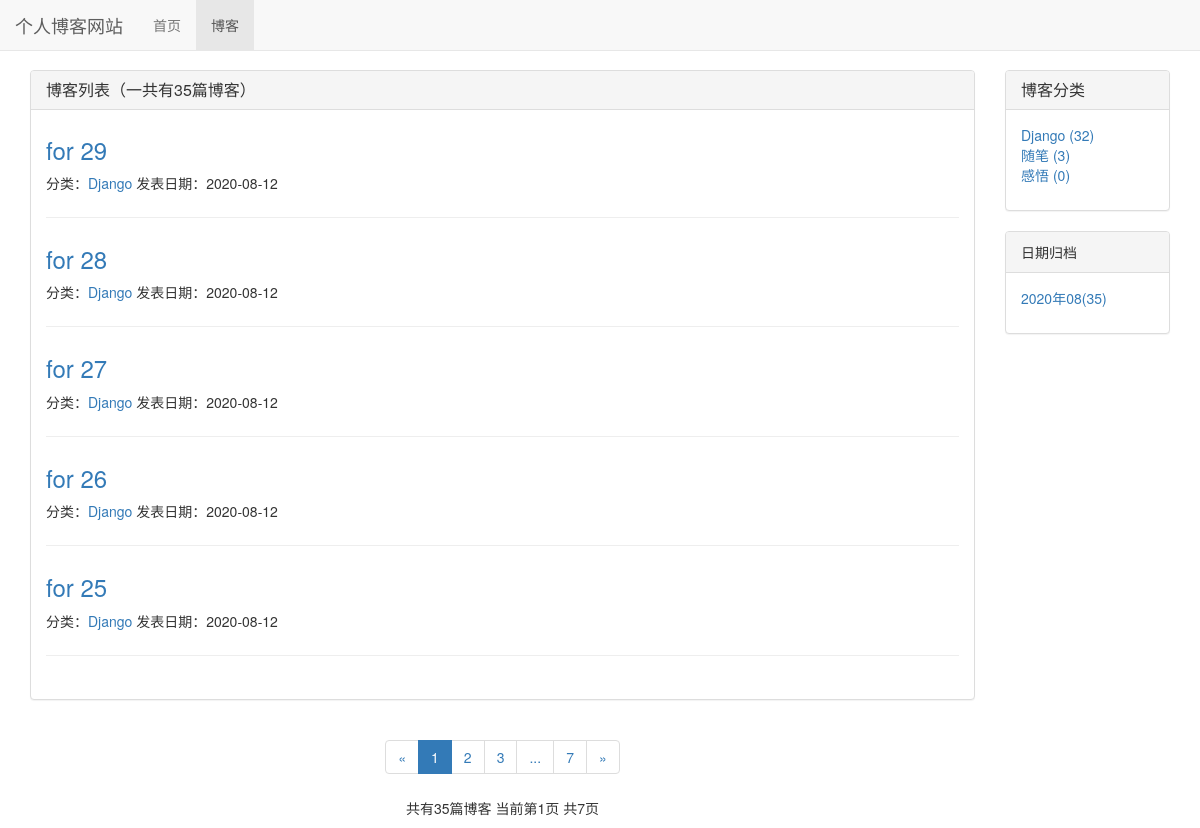
Screenshot of /blog/ with the database file from the repository.
### blog/models.py (models this page shows, shortened)
class Blog(models.Model):
	title = models.CharField(max_length=50)
	blog_type = models.ForeignKey(BlogType,on_delete=models.DO_NOTHING)
	content = MDTextField()
	author = models.ForeignKey(User, on_delete=models.DO_NOTHING)
	created_time = models.DateTimeField(auto_now_add=True)
	last_update_time = models.DateTimeField(auto_now=True)
	class Meta:
		ordering = ['-created_time']

class BlogType(models.Model):
	type_name = models.CharField(max_length=15)
	def __str__(self):
		return self.type_name

### blog/views.py (the view)
# urls.py: path('',views.blog_list,name='blog_list'),
def blog_list(request):
    blogs_all_list = Blog.objects.all()
    context = get_blog_list_common_date(request,blogs_all_list)
    return render_to_response('blog/blog_list.html', context)

### blog/templates/blog/blog_list.html (shortened to what this page needs)
{% extends 'base.html' %}
{% block nav_list_active %}
    active
{% endblock %}
{% load staticfiles %}
{% block head_extends %}
    <link rel="stylesheet" href="{% static 'blog/blog.css' %}">
{% endblock %}
{% block content %}
    <div class="container">
        <div class="row">
            <div class="col-xs-12 col-sm-8 col-md-9 col-lg-10">
                <div class="panel panel-default">
                    <div class="panel-heading">
                        <h3 class="panel-title">{% block blog_list_title %}博客列表（一共有{{ page_of_blogs.paginator.count }}篇博客）</h3>
                    {% endblock %}</div>
                    <div class="panel-body">
                        {% for blog in blogs %}
                            <div class="blog">
                                <h3><a href="{% url 'blog_detail' blog.pk %}">{{ blog.title }}</a></h3>
                                <p class="blog-info">
                                    分类：<a href="{% url 'blog_with_type' blog.blog_type.pk %}">{{ blog.blog_type }}</a>
                                    发表日期：{{ blog.created_time|date:"Y-m-d" }}
                                </p>
                            </div>
                        {% empty %}
                            <div class="blog">
                                <h3>--暂无博客，敬请期待--</h3>
                            </div>
                        {% endfor %}
                    </div>
                </div>
                <div class="paginator">
                    <ul class="pagination">
                        <li>
                            {% if page_of_blogs.has_previous %}
                                <a href="?page={{ page_of_blogs.previous_page_number }}" aria-label="Previous">
                                    <span aria-hidden="true">&laquo;</span>
                                </a>
                            {% else %}
                                <span aria-hidden="true">&laquo;</span>
                            {% endif %}
                        </li>
                            {% for page_num in page_range %}
                                {% if page_num == page_of_blogs.number %}
                                    <li class="active"><span>{{ page_num }}</span></li>
                                {% else %}
                                    {% if page_num == '...' %}
                                        <li><span>{{ page_num }}</span></li>
                                    {% else %}
                                        <li><a href="?page={{ page_num }}">{{ page_num }}</a></li>
                                    {% endif %}
                                {% endif %}
                            {% endfor %}
                        <li>
                            {% if page_of_blogs.has_next %}
                                <a href="?page={{ page_of_blogs.next_page_number }}" aria-label="Next">
                                    <span aria-hidden="true">&raquo;</span>
                                </a>
                            {% else %}
                                <span aria-hidden="true">&raquo;</span>
                            {% endif %}
                        </li>
                    </ul>
                    <p>
                            共有{{ page_of_blogs.paginator.count }}篇博客 当前第{{ page_of_blogs.number }}页 共{{ page_of_blogs.paginator.num_pages }}页
                    </p>
                </div>
            </div>
            <div class="hidden-xs col-sm-4 col-md-3 col-lg-2">
                <div class="panel panel-default">
                  <div class="panel-heading">
                    <h3 class="panel-title">博客分类</h3>
                  </div>
                  <div class="panel-body">
                      <ul class="blog-types">
                        {% for blog_type in blog_types %}
                            <li>
                                <a href="{% url 'blog_with_type' blog_type.pk %}">
                                    {{ blog_type.type_name }} ({{ blog_type.blog_count }})
                            </a></li>
                        {% empty %}
                            <li>暂无分类</li>
                        {% endfor %}
                        </ul>
                  </div>
                </div>
                <div class = "panel panel-default">
                    <div class="panel-heading">日期归档</div>
                    <div class="panel-body">
                        <ul>
                            {% for blog_date, blog_count in blog_dates.items%}
                                <li>
                                    <a href="{% url 'blogs_with_date' blog_date.year blog_date.month %}">
                                        {{ blog_date|date:"Y年m" }}({{ blog_count }})
                                    </a></li>
                            {% endfor %}
                        </ul>
                    </div>
                </div>
            </div>
        </div>
    </div>
{% endblock %}

### templates/base.html (shortened to what this page needs)
{% load staticfiles %}
<!doctype html>
<html lang="zh-CN">
<head>
    <link rel="stylesheet" href="{% static 'base.css' %}">
    <link rel="stylesheet" href="{% static 'bootstrap-3.3.7/css/bootstrap.min.css' %}">
    <link rel="stylesheet" href="{% static 'code.css' %}" />
    {% block head_extends %}{% endblock %}
</head>
<body>
    <div class="navbar navbar-default navbar-fixed-top" role="navigation">
        <div class="container-fluid">
            <div class="navbar-header">
                <a class="navbar-brand" href="{% url 'home' %}">个人博客网站
                </a>
            </div>
            <div class="collapse navbar-collapse" id="navbar-collapse">
                <ul class="nav navbar-nav">
                    <li class ="{% block nav_home_active %}{% endblock %}">
                        <a href="/">首页</a>
                    </li>
                    <li class ="{% block nav_list_active %}{% endblock %}">
                        <a href="{% url 'blog_list' %}">博客</a>
                    </li>
                </ul>
            </div>
        </div>
    </div>
    {% block content %}{% endblock %}
</body>
</html>

### static/base.css (style rules this page uses)
* { margin: 0; padding: 0; }
body { margin-top: 70px!important; }
ul { list-style-type: none; }

### blog/static/blog/blog.css (style rules this page uses)
ul.blog-types { list-style-type: none; }
div.blog:not(last-child) { margin-bottom: 2em; padding-bottom: 1em; border-bottom: 1px solid #eee; }
div.blog h3 { margin-top: 0.5em; }
div.blog p.blog-info { margin-bottom: 0; }
div.paginator { text-align: center; }

### rows the page displays
Blog: title "for 29", blog_type "Django", created_time "2020-08-12"
Blog: title "for 28", blog_type "Django", created_time "2020-08-12"
Blog: title "for 27", blog_type "Django", created_time "2020-08-12"
Blog: title "for 26", blog_type "Django", created_time "2020-08-12"
Blog: title "for 25", blog_type "Django", created_time "2020-08-12"
BlogType: type_name "Django", blog_count "32"
BlogType: type_name "随笔", blog_count "3"
BlogType: type_name "感悟", blog_count "0"

### other values shown
{{ page_of_blogs.paginator.count }} "35"
{{ page_num }} "1"
{{ page_num }} "2" "3" "7"
{{ page_num }} "..."
{{ page_of_blogs.number }} "1"
{{ page_of_blogs.paginator.num_pages }} "7"
{{ blog_date|date:"Y年m" }} "2020年08"
{{ blog_count }} "35"
